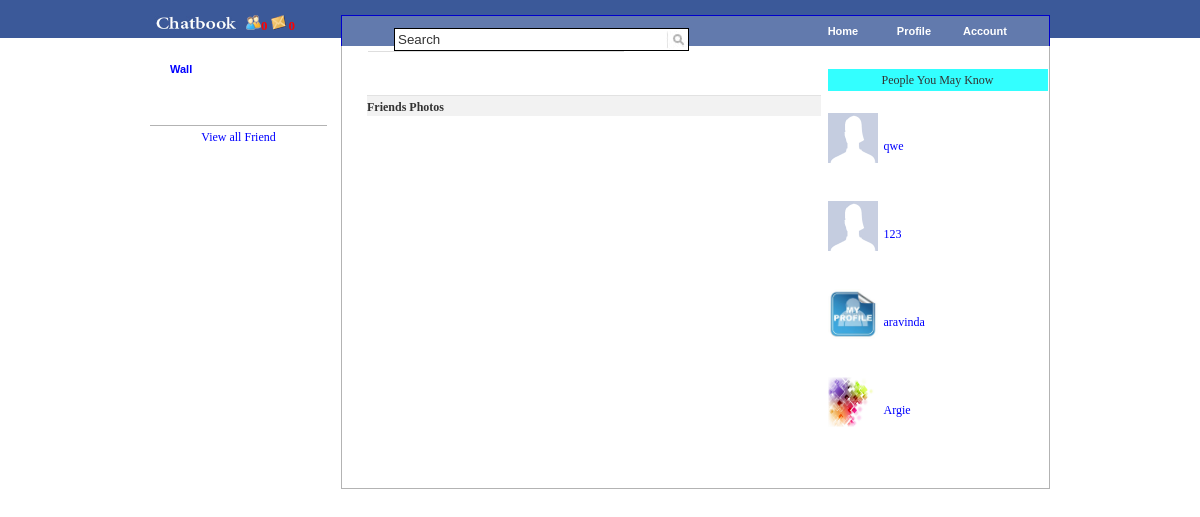
/friendphoto.php (signed in), run on the app's committed database.
### tables this page shows
CREATE TABLE IF NOT EXISTS `members` (
  `member_id` int(11) NOT NULL AUTO_INCREMENT,
  `UserName` varchar(10) NOT NULL,
  `Password` varchar(16) NOT NULL,
  `FirstName` varchar(30) NOT NULL,
  `LastName` varchar(30) NOT NULL,
  `Address` varchar(200) NOT NULL,
  `ContactNo` varchar(14) NOT NULL,
  `Url` varchar(100) NOT NULL,
  `Status_ID` int(11) NOT NULL,
  `Birthdate` varchar(20) NOT NULL,
  `Gender` varchar(6) NOT NULL,
  `DateAdded` datetime NOT NULL,
  `Relationship_ID` int(14) NOT NULL,
  `profImage` varchar(100) NOT NULL,
  `curcity` varchar(50) NOT NULL,
  `hometown` varchar(50) NOT NULL,
  `Interested` varchar(30) NOT NULL,
  `language` varchar(30) NOT NULL,
  `college` varchar(100) NOT NULL,
  `highschool` varchar(100) NOT NULL,
  `experiences` varchar(200) NOT NULL,
  `arts` text NOT NULL,
  `aboutme` text NOT NULL,
  `month` varchar(4) NOT NULL,
  `day` varchar(2) NOT NULL,
  `year` varchar(4) NOT NULL,
  PRIMARY KEY (`member_id`)
);

### friendphoto.php (the view, shortened to what this page needs)
<!DOCTYPE html PUBLIC "-//W3C//DTD XHTML 1.0 Transitional//EN" "http://www.w3.org/TR/xhtml1/DTD/xhtml1-transitional.dtd">
<html xmlns="http://www.w3.org/1999/xhtml">
<head>
<link type='text/css' href='css1/demo.css' rel='stylesheet' media='screen' />
<link type='text/css' href='css1/basic.css' rel='stylesheet' media='screen' />
<link href="format.css" rel="stylesheet" type="text/css" />
</head>
<body>
<div class="main1">
   <?php
 include("top.php");
 ?>
  <div class="left">
   <?php
 include("friendssidebar.php");
 ?>
  </div>
  <div class="right">
    <div class="rightleft">
      <div class="name"></div>
      <div class="EDUC"><strong> Friends Photos </strong> </div>
      <div class="educinfo2"><br />
      </div>
    </div>
    <div class="rightright">
	  <div class="rightright1">People You May Know</div>
	  <div class="rightright2">
	  <?php
$result = mysql_query("SELECT * FROM members ORDER BY RAND() LIMIT 4");
echo "<br />";
while($row = mysql_fetch_array($result))
  {
  echo '<table width="125" height="50" border="0" cellspacing="0" cellpadding="0" align="center">';
  echo '<tr>';
  echo '<td width="50px" colspan="0" rowspan="3" align="left" valign="top">';
  echo "<img width=50 height=50 alt='Unable to View' src='" . $row["profImage"] . "'>";
  echo '</td>';
  echo '<td height="16">&nbsp;</td>';
  echo '</tr>';
  echo '<tr>';
  echo '<td height="17">';
  echo '<div align="left">';
  echo '<a href=member-index.php?id=' . $row["member_id"] . '>' . $row['FirstName'] . '</a>';
  echo '</div>';
  echo '</td>';
  echo '</tr>';
  echo '<tr>';
  echo '<td height="16">&nbsp;</td>';
  echo ' </tr>';
  echo '</table>';
  echo '<br>';
  }
?>
	  </div>
	</div>
  </div>
</div>
</body>
</html>

### css1/demo.css (style rules this page uses)
body { background:#fff; color:#333; font: 12px/22px verdana, arial, sans-serif; height:100%; margin:0 auto; width:100%; }
img { border:0; }

### format.css (style rules this page uses)
.main1 { width:900px; margin:0 auto; margin-top: 8px; }
.left { width:190px; border-style:solid; border-color:#b3b3b3; border-width:thin; border-color:#3300FF; margin:0px 0px 0px 0px; border-width: 0px; float:left; }
.right { width:707px; border-style:solid; border-width:thin; border-color:#b3b3b3; margin:0px 0px 0px 0px; border-top-width: 0px; float:right; }
.rightleft { border-style:solid; border-width:thin; border-color:#b3b3b3; margin:0px 0px 0px 0px; border-top-width: 0px; border-left-width: 0px; border-bottom-width: 0px; width: 483px; border-right-width: 0px; float:left; }
.rightright { width:223px; margin:23px auto; float:right; }
.rightright1 { width:220px; margin:0px auto; background-color:#33FFFF; text-align:center; }
.rightright2 { width:220px; margin:0px auto; text-align:center; }
.name { width:239px; margin:0px 0px 0px 0px; width: 239px; height: 25px; margin-left: 25px; margin-top: 13px; font-family:Calibri; font-size:20px; }
.EDUC { border-top-width:2px; border-style:solid; border-color:#e2e2e2; margin:0px 0px 0px 0px; width: 454px; background-color:#f2f2f2; height:20px; margin-left: 27px; margin-top: 11px; font-family:Calibri; border-width: 1px 0px 0px; margin-left: 25px; }
.educinfo2 { border-style:solid; border-color:#e2e2e2; margin:0px 0px 0px 0px; width: 454px; background-color:#FFFFFF; height:80px; font-family:Calibri; border-width: 0px 0px 0px; margin-left: 24px; }

### friendphoto.php (style rules this page uses)
a:link { color: #0000FF; text-decoration: none; }

### top.php (style rules this page uses)
body { font-family:"Lucida Sans"; }
* { margin:0px }
a:link { text-decoration: none; }

### data on the page
members: profImage (picture), FirstName "qwe"
members: profImage (picture), FirstName "123"
members: profImage (picture), FirstName "aravinda"
members: profImage (picture), FirstName "Argie"
